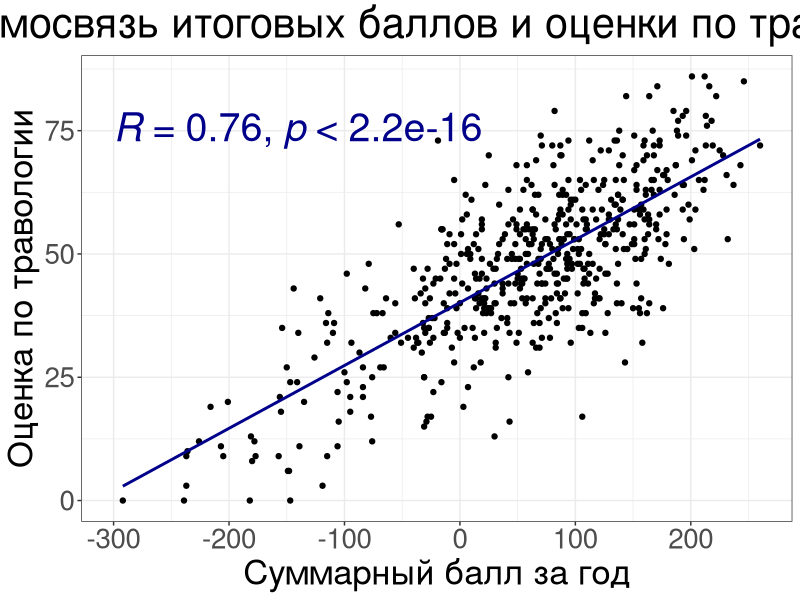
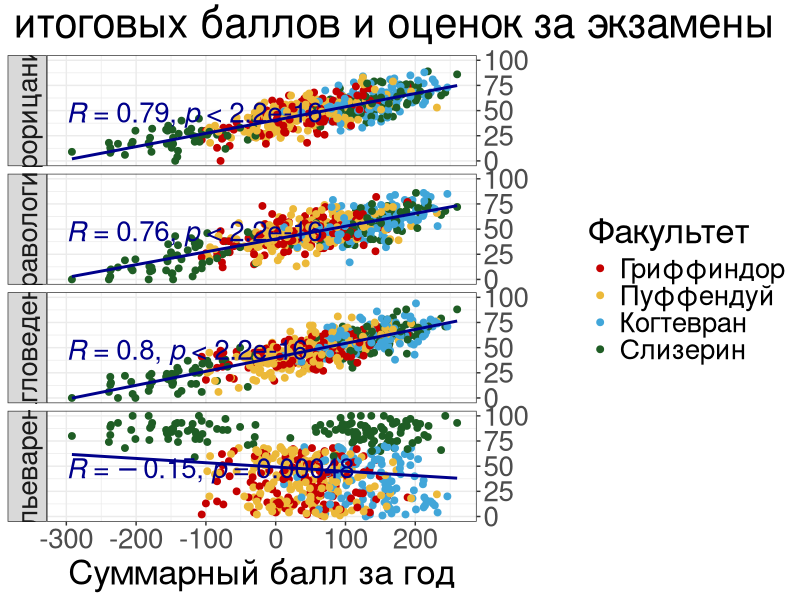
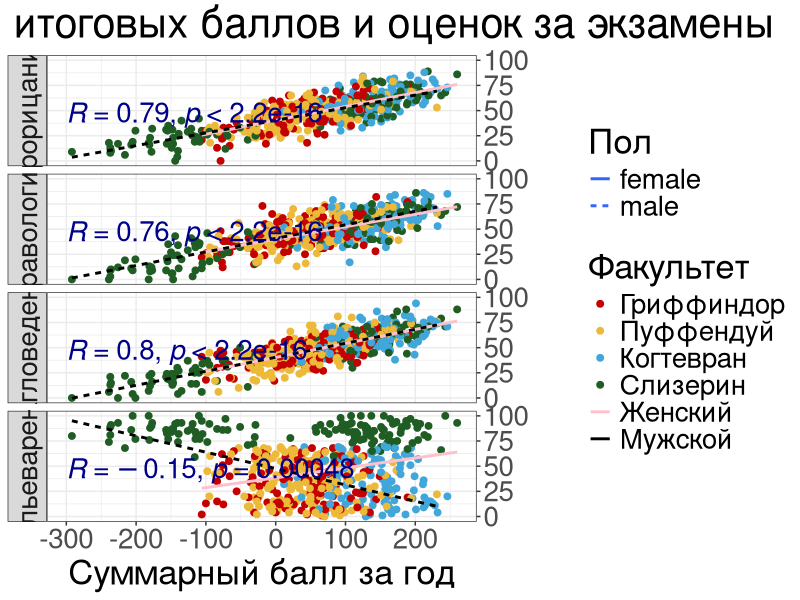
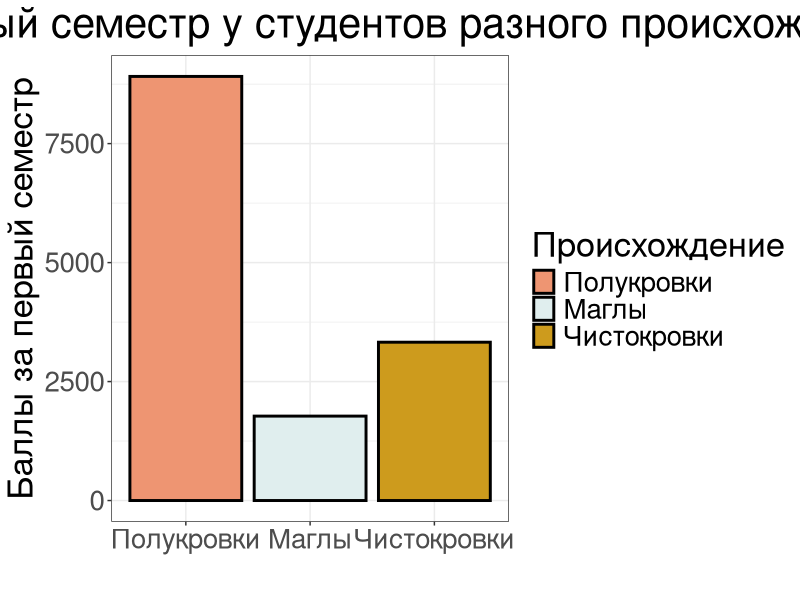
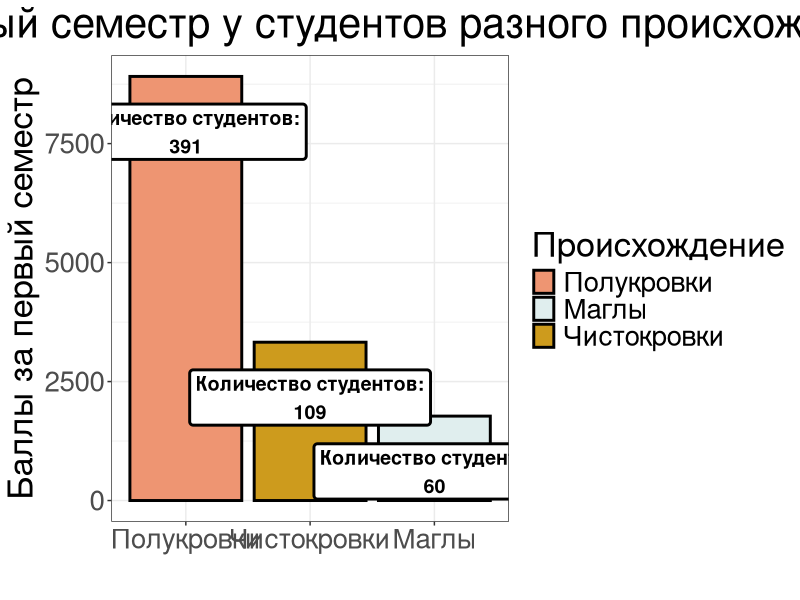
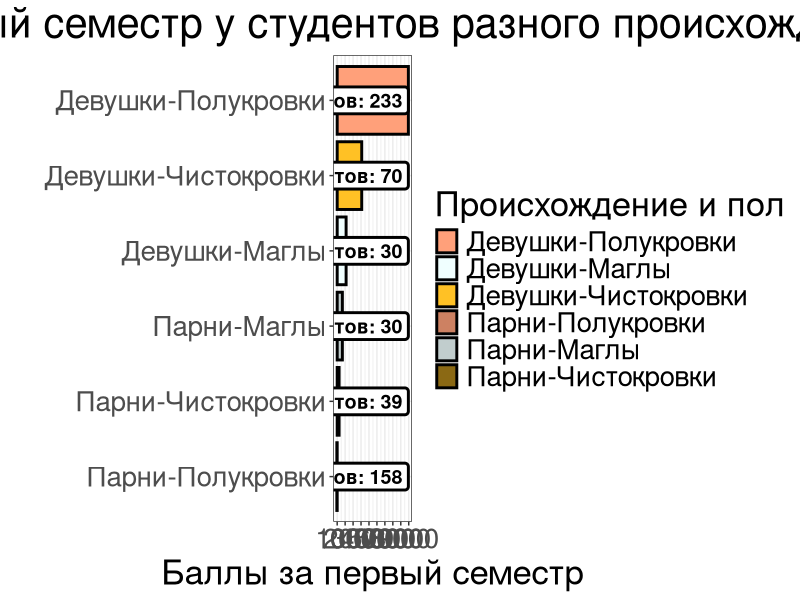
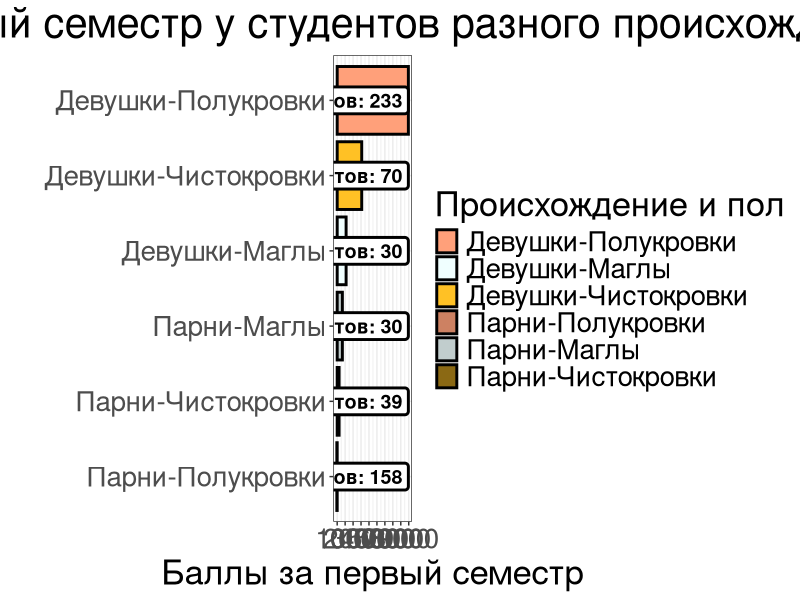

Here is the R script that generated these plots, in order:
## ---- chunk 1
knitr::opts_chunk$set(echo = TRUE)
library(tidyverse)
library(ggpubr)


theme_custom <- theme_bw()+ theme(
    plot.title = element_text(size = 30, hjust = 0.5),
    plot.subtitle = element_text(size = 25, hjust = 0.5),
    strip.text = element_text(size = 20),
    axis.text = element_text(size = 20),
    axis.title = element_text(size = 25),
    legend.title = element_text(size = 25),
    legend.text = element_text(size = 20)
  )

## ---- chunk 2

data <- read_csv("data/raw/hogwarts_2024.csv") %>% 
  mutate(across(c(where(is.character), "course"), function(x) as.factor(x)))

## ---- chunk 3

ggplot(data, aes(x = result, y = `Herbology exam`)) +
  geom_point()+ 
  geom_smooth(method = "lm", se = FALSE, colour = "darkblue")+
  stat_cor(method = "pearson", label.x = -300, label.y = 75, size = 10, colour = "darkblue")+
  labs( title = "Взаимосвязь итоговых баллов и оценки по травологии",
        x = "Cуммарный балл за год", y = "Оценка по травологии")+
  theme_custom
## ---- chunk 4

data_long <- data %>% 
  pivot_longer(cols = c(`Herbology exam`, `Muggle studies exam`, `Divinations exam`, `Potions exam`),
               names_to = "exam", values_to = "score") %>% 
  rename("Факультет" = house) %>% 
  mutate("Экзамен" = fct_recode(as.factor(exam),
                              "Травология" = "Herbology exam", 
                              "Магловедение" = "Muggle studies exam",
                              "Прорицания" = "Divinations exam",
                              "Зельеварение" = "Potions exam"))

ggplot(data_long, aes(x = result, y = score, colour = Факультет)) +
  geom_point(size = 2)+ 
  geom_smooth(method = "lm", se = FALSE, colour = "darkblue")+
  stat_cor(method = "pearson", label.x = -300, label.y = 45, size = 7, colour = "darkblue")+
  labs( title = "Взаимосвязь итоговых баллов и оценок за экзамены",
        x = "Cуммарный балл за год", y = " ")+
  scale_colour_manual(values = c("Gryffindor" = "#C50000", "Hufflepuff" = "#ECB939", 
                             "Ravenclaw" = "#41A6D9", "Slytherin" = "#1F5D25"), 
                      labels = c("Gryffindor" = "Гриффиндор", "Hufflepuff" = "Пуффендуй", 
                             "Ravenclaw" = "Когтевран",  "Slytherin" = "Слизерин"))+
  scale_y_continuous(position = "right")+
  facet_grid(Экзамен ~ ., switch = "y")+
  theme_custom

## ---- chunk 5


ggplot(data_long, aes(x = result, y = score, colour = Факультет)) +
  geom_point(size = 2)+ 
  geom_smooth(aes(colour = sex, linetype = sex), method = "lm", se = FALSE) + 
  stat_cor(method = "pearson", label.x = -300, label.y = 45, size = 7, colour = "darkblue")+
  labs( title = "Взаимосвязь итоговых баллов и оценок за экзамены",
        x = "Cуммарный балл за год", y = " ", linetype = "Пол") +
  scale_colour_manual(values = c("Gryffindor" = "#C50000", "Hufflepuff" = "#ECB939", 
                             "Ravenclaw" = "#41A6D9", "Slytherin" = "#1F5D25", 
                             "male" = "black", "female" = "pink"), 
                      labels = c("Gryffindor" = "Гриффиндор", "Hufflepuff" = "Пуффендуй", 
                             "Ravenclaw" = "Когтевран",  "Slytherin" = "Слизерин",
                             "male" = "Мужской", "female" = "Женский"))+
  scale_y_continuous(position = "right")+
  facet_grid(Экзамен ~ ., switch = "y")+
  theme_custom

## ---- chunk 6

data %>% 
  rowwise() %>% 
  mutate(first_term = sum(c_across(week_1:week_17))) %>% 
  ungroup() %>% 
  group_by(bloodStatus) %>% 
  summarise(n = n(), first_term = sum(first_term)) %>% 
  ungroup() %>% 
  ggplot(aes(x = fct_recode(bloodStatus, "Полукровки" = "half-blood", "Маглы" = "muggle-born", 
                              "Чистокровки" = "pure-blood" ), y = first_term, fill = bloodStatus))+
  geom_col(colour = "black", linewidth = 1)+
  scale_fill_manual(values = c("half-blood" = "lightsalmon2", "muggle-born" = "azure2", 
                               "pure-blood" = "goldenrod3"), 
                    labels = c("half-blood" = "Полукровки", "muggle-born" = "Маглы", 
                               "pure-blood" = "Чистокровки"))+
  labs(y = "Баллы за первый семестр", x = "", fill = "Происхождение",
       title = "Баллы за первый семестр у студентов разного происхождения")+
  theme_custom

## ---- chunk 7

data %>% 
  rowwise() %>% 
  mutate(first_term = sum(c_across(week_1:week_17))) %>% 
  ungroup() %>% 
  group_by(bloodStatus) %>% 
  summarise(n = n(), first_term = sum(first_term)) %>% 
  ungroup() %>% 
  ggplot(aes(x = fct_reorder( fct_recode(bloodStatus, "Полукровки" = "half-blood", "Маглы" = "muggle-born", 
                              "Чистокровки" = "pure-blood" ), first_term, .desc = TRUE), y = first_term, 
             fill = bloodStatus))+
  geom_col(colour = "black", linewidth = 1)+
  geom_label(aes(label = paste0("Количество студентов:", "\n", n)), 
             colour = "black", fill = "white", fontface = "bold", label.size = 1, size = 5, vjust = 1.5)+
  scale_fill_manual(values = c("half-blood" = "lightsalmon2", "muggle-born" = "azure2", 
                               "pure-blood" = "goldenrod3"), 
                    labels = c("half-blood" = "Полукровки", "muggle-born" = "Маглы", 
                               "pure-blood" = "Чистокровки"))+
  labs(y = "Баллы за первый семестр", x = "", fill = "Происхождение",
       title = "Баллы за первый семестр у студентов разного происхождения")+
  theme_custom

## ---- chunk 8

sex_blood_first_term <-
data %>% 
  rowwise() %>% 
  mutate(first_term = sum(c_across(week_1:week_17))) %>% 
  ungroup() %>% 
  group_by(bloodStatus, sex) %>% 
  summarise(n = n(), first_term = sum(first_term)) %>% 
  ungroup() %>% 
  mutate(sex_blood = paste0(sex, "_", bloodStatus)) %>% 
  ggplot(aes(x = fct_reorder( fct_recode(
    sex_blood, "Девушки-Полукровки" = "female_half-blood", "Парни-Полукровки" = "male_half-blood",
    "Девушки-Маглы" = "female_muggle-born", "Парни-Маглы" = "male_muggle-born", 
    "Девушки-Чистокровки" = "female_pure-blood", "Парни-Чистокровки" = "male_pure-blood"), 
    first_term, .desc = FALSE), y = first_term, fill = sex_blood))+
  geom_col(colour = "black", linewidth = 1)+
  geom_label(aes(y = max(first_term), label = paste0("Количество студентов: ", n)), 
             colour = "black", fill = "white", fontface = "bold", label.size = 1, size = 5, hjust = 1)+
  scale_fill_manual(values = c( "female_half-blood" = "lightsalmon", "male_half-blood" = "lightsalmon3", 
                                "female_muggle-born" = "azure", "male_muggle-born" = "azure3", 
                                "female_pure-blood" = "goldenrod1", "male_pure-blood" = "goldenrod4"),
                    labels = c( "female_half-blood" = "Девушки-Полукровки", "male_half-blood" = "Парни-Полукровки", 
                                "female_muggle-born" = "Девушки-Маглы", "male_muggle-born" = "Парни-Маглы", 
                                "female_pure-blood" = "Девушки-Чистокровки","male_pure-blood" = "Парни-Чистокровки")) +
  scale_y_continuous(breaks = seq(-1000,10000,1000))+
  labs(y = "Баллы за первый семестр", x = "", fill = "Происхождение и пол",
       title = "Баллы за первый семестр у студентов разного происхождения и пола")+
  coord_flip()+
  theme_custom

sex_blood_first_term
## ---- chunk 9
ggsave("data/pics/sex_blood_first_term.png", sex_blood_first_term, width = 15, height = 10, dpi = 300, units = "in")
